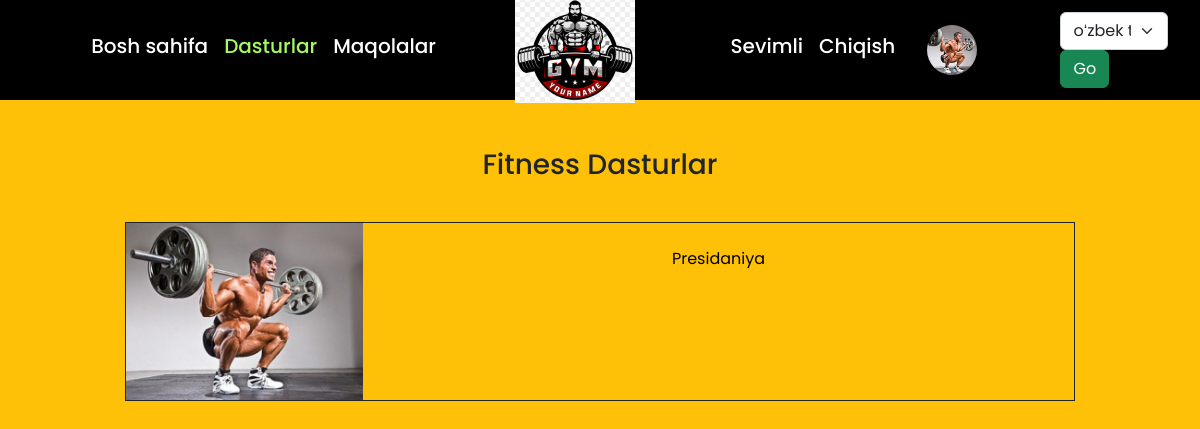
The page /programms/ (signed in) on the database its author committed.
### fitnes_app/models.py (models this page shows, shortened)
class User(AbstractUser):
    email = models.EmailField(unique=True, null=True)
    avatar = models.ImageField(upload_to='avatar/', blank=True, null=True)
    USERNAME_FIELD = 'email'
    REQUIRED_FIELDS = ['username']

class FitnessProgramm(models.Model):
    CHOICES_1 = (
        ('Pas daraja', 'Pas daraja'),
        ('Vashee qiyin daraja', 'Vashee qiyin daraja'),
        ('O\'rtancha daraja', 'O\'rtancha daraja'),
        ('Kotta daraja', 'Kotta daraja'),
    )
    CHOICES_2 = (
        ('Ozish', 'Ozish'),
        ('Kachka', 'Kachka'),
    )
    CHOICES_3 = (
        ('Ayol', 'Ayol'),
        ('Erkak', 'Erkak'),
    )
    CHOICES_4 = (
        ('Qo\'l', 'Qo\'l'),
        ('Ko\'krak', 'Ko\'krak'),
        ('Bel', 'Bel'),
        ('Qorin', 'Qorin'),
        ('Oyoq', 'Oyoq'),
    )
    slug = models.SlugField()
    title = models.CharField(max_length=255)
    picture = models.ImageField(upload_to='fitness_programm/')
    context = RichTextUploadingField()
    intensity = models.CharField(max_length=255, choices=CHOICES_1, blank=True, null=True)
    type = models.CharField(max_length=100, choices=CHOICES_2, blank=True, null=True)
    gender = models.CharField(max_length=50, choices=CHOICES_3, blank=True, null=True)
    part_of_body = models.CharField(max_length=100, choices=CHOICES_4, blank=True, null=True,)

### fitnes_app/views.py (the view)
# urls.py: path('programms/', views.programms_page, name="programms"),
def programms_page(request):
    programms = FitnessProgramm.objects.all()
    context = {
        'programms': programms,
        'prog': 'active'
    }
    return render(request, 'programms.html', context)

### templates/programms.html (shortened to what this page needs)
{% extends 'main.html' %}
{% load static %}
{% load i18n %}
{% block content %}
<section class="container mt-5">
    <h3 class="text-center">{% trans 'Fitness Dasturlar' %}</h3>
    <div class="row  d-flex justify-content-center mt-4">
        {% if programms %}
        {% for programm in programms %}
        <div class="bg-warning col-10 col-md-10 my-3 border-dark border border-1 text-white">
            <a href="{% url 'programm_detail' programm.slug %}">
              <div class="row" style="border-radius: 10%;">
                <div class="col-12 col-lg-3 p-0">
                    <img src="/media/{{ programm.picture }}" alt="Image" class="img-fluid">
                </div>
                <div class="col-12 col-lg-9">
                    <p class=" text-center mt-4">
                        {{ programm.title }}
                    </p>
                </div>
            </div>
            </a>
        </div>
        {% endfor %}
        {% else %}
        <center>
            <h1 style="font-size: 400px;">⁉️</h1>
            <h3>{% trans 'Siz bazadan hamma ma`lumotlarni uchiip tashladingiz' %}</h3>
        </center>
        {% endif %}
    </div>
</section>
{% endblock %}

### templates/includes/navbar.html (shortened to what this page needs)
<!doctype html>
{% load i18n %}
{% load static %}
<html lang="en">
<head>
</head>
<body>
<nav style="height: 100px;" class="navbar navbar-expand-lg bg-0 navbar-dark">
    <div class="container">
      <div class="collapse navbar-collapse d-lg-flex justify-content-lg-evenly" id="navbarNav">
        <ul class="navbar-nav">
          <li class="nav-item">
            <a class="nav-link {{ home }}" aria-current="page" href="{% url 'home' %}"><h5>{% trans 'Bosh sahifa' %}</h5></a>
          </li>
          <li class="nav-item">
            <a class="nav-link {{ prog }}" href="{% url 'programms' %}"><h5>{% trans 'Dasturlar' %}</h5></a>
          </li>
          <li class="nav-item">
            <a class="nav-link {{ article }}" href="{% url 'articles' %}"><h5>{% trans 'Maqolalar' %}</h5></a>
          </li>
        </ul>
        <div class="d-none d-lg-block">
          <a class="navbar-brand" href="{% url 'home' %}">
            <img style="z-index: 100px;" src="{% static 'images/k.png' %}" alt="Logo brand">
          </a>
        </div>
        <ul class="navbar-nav align-items-lg-center">
          {% if request.user.is_authenticated %}
          <li class="nav-item">
            <a class="nav-link {{ favorite }}" href="{% url 'favorite' %}"><h5>{% trans 'Sevimli' %}</h5></a>
          </li>
          <li class="nav-item">
            <a class="nav-link" href="{% url 'logout' %}"><h5>{% trans 'Chiqish' %}</h5></a>
          </li>
          <li class="nav-item ms-lg-4">
            <a class="user_img_a" href="{% url 'profile' %}">
              {% if user.avatar %}
              <img class="user_img" src="{{ user.avatar.url }}" alt="{{ user.first_name }}">
              {% else %}
              <img class="user_img" src="https://encrypted-tbn0.gstatic.com/images?q=tbn:ANd9GcSPGrIZeJ49kGTelc1iKCt-hRtyKSyUvjgussFvt6yuuBUsh2o1LAuM9Xv-7AUeW1Izogo&usqp=CAU" alt="">
              {% endif %}
            </a>
          </li>
          {% endif %}
        </ul>
      </div>
    </div>
            <div style="margin-right: 2rem; display: flex;">
                <form action="{% url 'set_language' %}" method="post">
                    <select name="language" class="form-select">
                        {% get_current_language as LANGUAGE_CODE %}
                        {% get_available_languages as LANGUAGES %}
                        {% get_language_info_list for LANGUAGES as languages %}
                        {% for language in languages %}
                        <option value="{{ language.code }}"{% if language.code == LANGUAGE_CODE %} selected{% endif %}>
                            {{ language.name_local }}
                        </option>
                        {% endfor %}
                    </select>
                    <input class="btn btn-success" type="submit" value="Go">
                </form>
            </div>
    </nav>
</body>
</html>

### static/css/style.css (style rules this page uses)
* { margin: 0; padding: 0; box-sizing: border-box; font-family: 'Poppins', sans-serif; }
.navbar-brand img { width: 120px; }
.bg-0 { background-color: #000 !important; color: #fff; }
.navbar-dark { background-color: #000 !important; color: #fff; }
.user_img_a { width: 50px; height: 50px; border-radius: 50%; display: block; position: relative; }
.user_img { width: 100%; height: 100%; object-fit: cover; position: absolute; border-radius: 50%; padding: 0 !important; }
.nav-link { color: #fff !important; }
.active { color: #a3fa61 !important; }
a { text-decoration: none; color: #000; }

### rows shown on the page
User: avatar (picture)
FitnessProgramm: picture (picture), title "Presidaniya"

### other values the page prints
form field language "oʻzbek tili"
